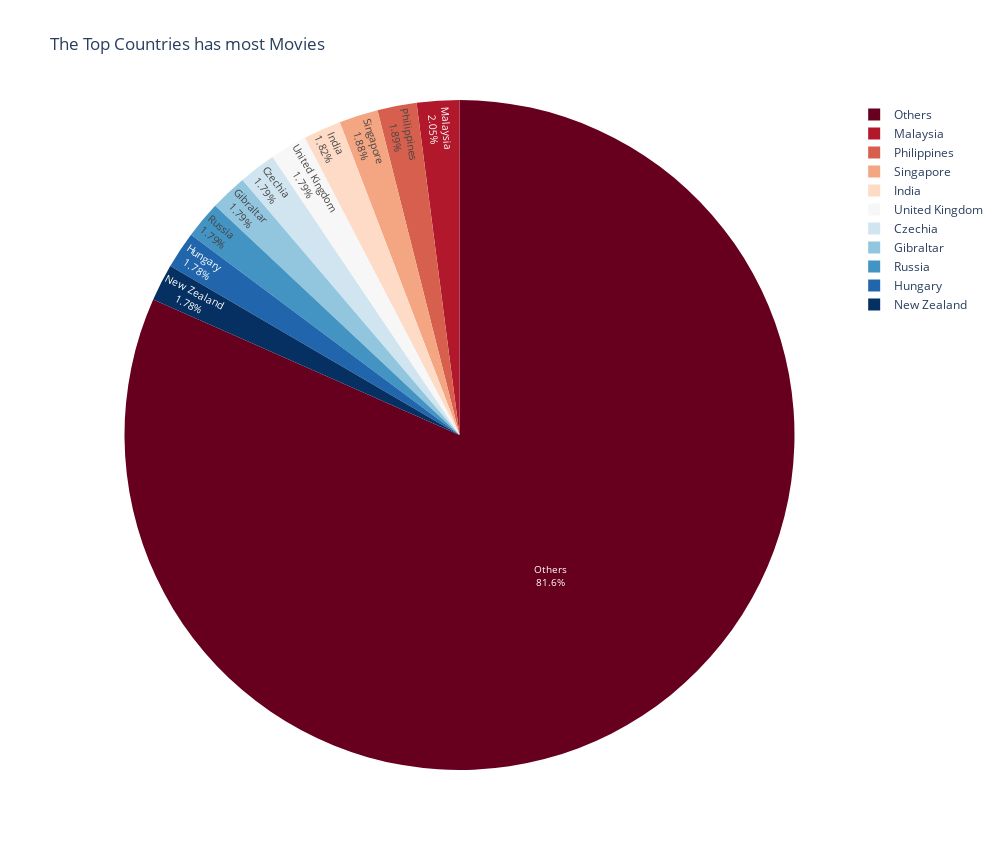

The notebook cell saved with this chart:
### Code cell
fig = px.pie(df_top10,names=df_top10.index, values=df_top10['Movies Number'],
             title = "The Top Countries has most Movies",
             color_discrete_sequence=px.colors.sequential.RdBu,
             width =1000,height =850)
fig.update_layout(uniformtext_minsize=10, uniformtext_mode='hide')
fig.update_traces(textposition='inside', textinfo='percent+label')
fig.show()

### Figure 1 — Plotly figure (JSON) as saved in the notebook; plotly's stock layout.template omitted (floating-point values rounded to 4 significant figures)
{"data": [{"domain": {"x": [0, 1], "y": [0, 1]}, "hovertemplate": "Country=%{label}<br>Movies Number=%{value}<extra></extra>", "labels": ["Malaysia", "Philippines", "Singapore", "India", "United Kingdom", "Czechia", "Gibraltar", "Russia", "Hungary", "New Zealand", "Others"], "legendgroup": "", "name": "", "showlegend": true, "textinfo": "percent+label", "textposition": "inside", "type": "pie", "values": [2387, 2208, 2194, 2125, 2092, 2091, 2088, 2087, 2082, 2081, 95270]}], "layout": {"height": 850, "legend": {"tracegroupgap": 0}, "piecolorway": ["rgb(103,0,31)", "rgb(178,24,43)", "rgb(214,96,77)", "rgb(244,165,130)", "rgb(253,219,199)", "rgb(247,247,247)", "rgb(209,229,240)", "rgb(146,197,222)", "rgb(67,147,195)", "rgb(33,102,172)", "rgb(5,48,97)"], "title": {"text": "The Top Countries has most Movies"}, "uniformtext": {"minsize": 10, "mode": "hide"}, "width": 1000}}
